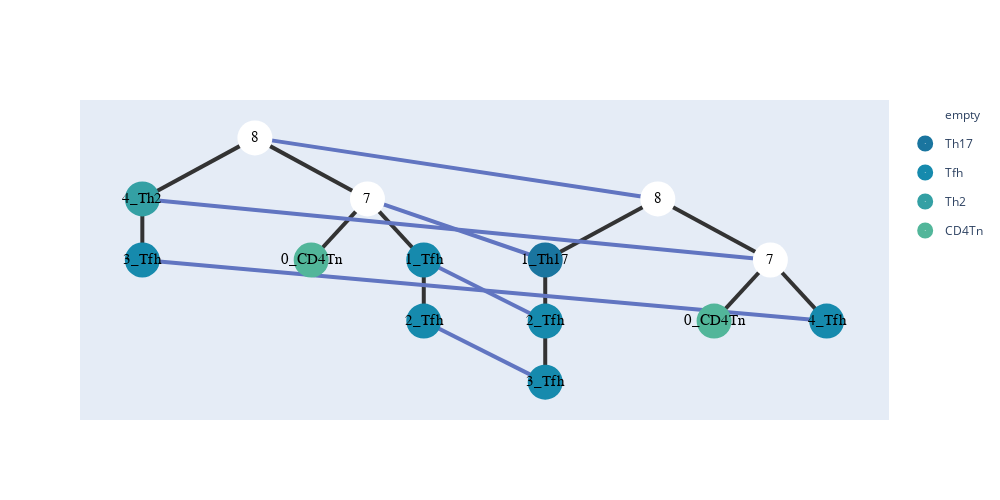

Source (notebook cell):
### Code cell
nodes1 = build_hyper_tree_from_folder('./datas/i/1/',True)
nodes2 = build_hyper_tree_from_folder('./datas/i/2/',True)
nodes_merge1 = [];
nodes_merge2 = [];
add_meta(nodes1[0],meta_list1,[])
add_meta(nodes2[0],meta_list2,[])
T=tree_alignment(nodes1[0],nodes2[0],1);
minn = T.run_alignment();
T.show_ans();
ans = T.get_ans()
t=show_graph(ans,nodes1[0],nodes2[0],color=['#184e77','#1a759f','#168aad',"#34a0a4",'#52b69a','#99d98c','#76c893','#99d98c']);
t.show_fig()

### Figure 1 — Plotly figure (JSON) as saved in the notebook; plotly's stock layout.template omitted (floating-point values rounded to 4 significant figures)
{"data": [{"hoverinfo": "text", "hovertext": ["connect 8", "connect 1_Th17", "connect 8", "connect 4_Th2"], "legendgroup": "empty", "marker": {"color": "#fff", "size": 35, "symbol": "circle-dot"}, "mode": "markers+text", "name": "empty", "text": ["8", "7", "8", "7"], "textfont": {"color": "#000000", "family": "sans serif", "size": 15}, "type": "scatter", "x": [10.5, 15.25, 27.5, 32.25], "y": [5, 3.5, 3.5, 2]}, {"hoverinfo": "text", "hovertext": ["connect 7"], "legendgroup": "Th17", "marker": {"color": "#1a759f", "size": 35, "symbol": "circle-dot"}, "mode": "markers+text", "name": "Th17", "text": ["1_Th17"], "textfont": {"color": "#000000", "family": "sans serif", "size": 15}, "type": "scatter", "x": [22.75], "y": [2]}, {"hoverinfo": "text", "hovertext": ["connect 4_Tfh", "connect 2_Tfh", "connect 3_Tfh", "connect 1_Tfh", "connect 2_Tfh", "connect 3_Tfh"], "legendgroup": "Tfh", "marker": {"color": "#168aad", "size": 35, "symbol": "circle-dot"}, "mode": "markers+text", "name": "Tfh", "text": ["3_Tfh", "1_Tfh", "2_Tfh", "2_Tfh", "3_Tfh", "4_Tfh"], "textfont": {"color": "#000000", "family": "sans serif", "size": 15}, "type": "scatter", "x": [5.75, 17.62, 17.62, 22.75, 22.75, 34.62], "y": [2, 2, 0.5, 0.5, -1, 0.5]}, {"hoverinfo": "text", "hovertext": ["connect 7"], "legendgroup": "Th2", "marker": {"color": "#34a0a4", "size": 35, "symbol": "circle-dot"}, "mode": "markers+text", "name": "Th2", "text": ["4_Th2"], "textfont": {"color": "#000000", "family": "sans serif", "size": 15}, "type": "scatter", "x": [5.75], "y": [3.5]}, {"hoverinfo": "text", "hovertext": ["connect Empty", "connect Empty"], "legendgroup": "CD4Tn", "marker": {"color": "#52b69a", "size": 35, "symbol": "circle-dot"}, "mode": "markers+text", "name": "CD4Tn", "text": ["0_CD4Tn", "0_CD4Tn"], "textfont": {"color": "#000000", "family": "sans serif", "size": 15}, "type": "scatter", "x": [12.88, 29.88], "y": [2, 0.5]}], "layout": {"height": 500, "shapes": [{"layer": "below", "line": {"color": "#333", "width": 4}, "type": "line", "x0": 10.5, "x1": 10.5, "y0": 5, "y1": 5}, {"layer": "below", "line": {"color": "#333", "width": 4}, "type": "line", "x0": 10.5, "x1": 5.75, "y0": 5, "y1": 3.5}, {"layer": "below", "line": {"color": "#333", "width": 4}, "type": "line", "x0": 5.75, "x1": 5.75, "y0": 3.5, "y1": 2}, {"layer": "below", "line": {"color": "#333", "width": 4}, "type": "line", "x0": 10.5, "x1": 15.25, "y0": 5, "y1": 3.5}, {"layer": "below", "line": {"color": "#333", "width": 4}, "type": "line", "x0": 15.25, "x1": 12.88, "y0": 3.5, "y1": 2}, {"layer": "below", "line": {"color": "#333", "width": 4}, "type": "line", "x0": 15.25, "x1": 17.62, "y0": 3.5, "y1": 2}, {"layer": "below", "line": {"color": "#333", "width": 4}, "type": "line", "x0": 17.62, "x1": 17.62, "y0": 2, "y1": 0.5}, {"layer": "below", "line": {"color": "#333", "width": 4}, "type": "line", "x0": 27.5, "x1": 27.5, "y0": 3.5, "y1": 3.5}, {"layer": "below", "line": {"color": "#333", "width": 4}, "type": "line", "x0": 27.5, "x1": 22.75, "y0": 3.5, "y1": 2}, {"layer": "below", "line": {"color": "#333", "width": 4}, "type": "line", "x0": 22.75, "x1": 22.75, "y0": 2, "y1": 0.5}, {"layer": "below", "line": {"color": "#333", "width": 4}, "type": "line", "x0": 22.75, "x1": 22.75, "y0": 0.5, "y1": -1}, {"layer": "below", "line": {"color": "#333", "width": 4}, "type": "line", "x0": 27.5, "x1": 32.25, "y0": 3.5, "y1": 2}, {"layer": "below", "line": {"color": "#333", "width": 4}, "type": "line", "x0": 32.25, "x1": 29.88, "y0": 2, "y1": 0.5}, {"layer": "below", "line": {"color": "#333", "width": 4}, "type": "line", "x0": 32.25, "x1": 34.62, "y0": 2, "y1": 0.5}, {"layer": "below", "line": {"color": "#6175c1", "width": 4}, "type": "line", "x0": 10.5, "x1": 27.5, "y0": 5, "y1": 3.5}, {"layer": "below", "line": {"color": "#6175c1", "width": 4}, "type": "line", "x0": 15.25, "x1": 22.75, "y0": 3.5, "y1": 2}, {"layer": "below", "line": {"color": "#6175c1", "width": 4}, "type": "line", "x0": 17.62, "x1": 22.75, "y0": 2, "y1": 0.5}, {"layer": "below", "line": {"color": "#6175c1", "width": 4}, "type": "line", "x0": 17.62, "x1": 22.75, "y0": 0.5, "y1": -1}, {"layer": "below", "line": {"color": "#6175c1", "width": 4}, "type": "line", "x0": 5.75, "x1": 32.25, "y0": 3.5, "y1": 2}, {"layer": "below", "line": {"color": "#6175c1", "width": 4}, "type": "line", "x0": 5.75, "x1": 34.62, "y0": 2, "y1": 0.5}], "width": 1000, "xaxis": {"showgrid": false, "showline": false, "showticklabels": false, "zeroline": false}, "yaxis": {"showgrid": false, "showline": false, "showticklabels": false, "zeroline": false}}}
